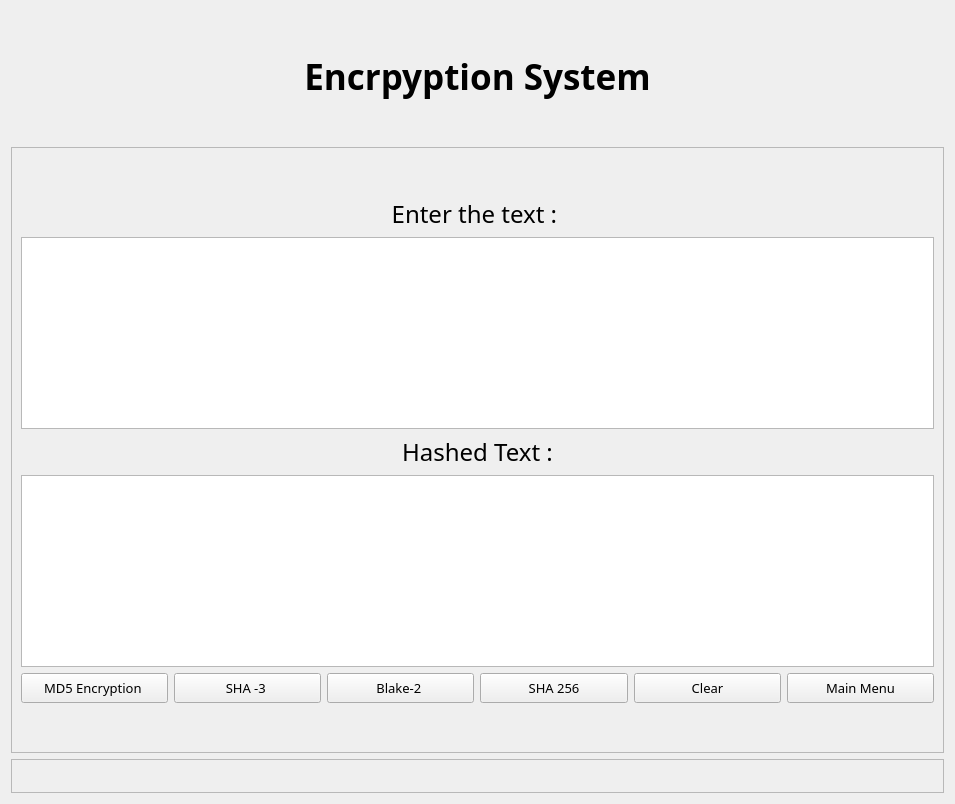
<?xml version="1.0" encoding="UTF-8"?>
<ui version="4.0">
 <class>Form</class>
 <widget class="QWidget" name="Form">
  <property name="geometry">
   <rect>
    <x>0</x>
    <y>0</y>
    <width>955</width>
    <height>804</height>
   </rect>
  </property>
  <property name="windowTitle">
   <string>Form</string>
  </property>
  <layout class="QVBoxLayout" name="verticalLayout_4">
   <item>
    <spacer name="verticalSpacer_5">
     <property name="orientation">
      <enum>Qt::Vertical</enum>
     </property>
     <property name="sizeHint" stdset="0">
      <size>
       <width>20</width>
       <height>25</height>
      </size>
     </property>
    </spacer>
   </item>
   <item>
    <widget class="QLabel" name="Header_Label">
     <property name="font">
      <font>
       <family>Rockwell</family>
       <pointsize>26</pointsize>
       <bold>true</bold>
      </font>
     </property>
     <property name="text">
      <string>Encrpyption System</string>
     </property>
     <property name="alignment">
      <set>Qt::AlignCenter</set>
     </property>
    </widget>
   </item>
   <item>
    <spacer name="verticalSpacer_4">
     <property name="orientation">
      <enum>Qt::Vertical</enum>
     </property>
     <property name="sizeHint" stdset="0">
      <size>
       <width>20</width>
       <height>25</height>
      </size>
     </property>
    </spacer>
   </item>
   <item>
    <widget class="QFrame" name="frame">
     <property name="minimumSize">
      <size>
       <width>150</width>
       <height>0</height>
      </size>
     </property>
     <property name="frameShape">
      <enum>QFrame::StyledPanel</enum>
     </property>
     <property name="frameShadow">
      <enum>QFrame::Raised</enum>
     </property>
     <layout class="QVBoxLayout" name="verticalLayout_3">
      <item>
       <spacer name="verticalSpacer_3">
        <property name="orientation">
         <enum>Qt::Vertical</enum>
        </property>
        <property name="sizeHint" stdset="0">
         <size>
          <width>20</width>
          <height>40</height>
         </size>
        </property>
       </spacer>
      </item>
      <item>
       <layout class="QVBoxLayout" name="verticalLayout">
        <item>
         <widget class="QLabel" name="Encrypt_Label">
          <property name="font">
           <font>
            <family>Rockwell</family>
            <pointsize>18</pointsize>
           </font>
          </property>
          <property name="text">
           <string>Enter the text : </string>
          </property>
          <property name="alignment">
           <set>Qt::AlignCenter</set>
          </property>
         </widget>
        </item>
        <item>
         <widget class="QTextEdit" name="Encrypt_Text"/>
        </item>
       </layout>
      </item>
      <item>
       <layout class="QVBoxLayout" name="verticalLayout_2">
        <item>
         <widget class="QLabel" name="label_2">
          <property name="font">
           <font>
            <family>Rockwell</family>
            <pointsize>18</pointsize>
           </font>
          </property>
          <property name="text">
           <string>Hashed Text :</string>
          </property>
          <property name="alignment">
           <set>Qt::AlignCenter</set>
          </property>
         </widget>
        </item>
        <item>
         <widget class="QTextEdit" name="Hash_Text"/>
        </item>
       </layout>
      </item>
      <item>
       <layout class="QHBoxLayout" name="horizontalLayout">
        <item>
         <widget class="QPushButton" name="MD5_Encrypt">
          <property name="minimumSize">
           <size>
            <width>120</width>
            <height>30</height>
           </size>
          </property>
          <property name="font">
           <font>
            <family>Rockwell</family>
            <pointsize>10</pointsize>
           </font>
          </property>
          <property name="cursor">
           <cursorShape>PointingHandCursor</cursorShape>
          </property>
          <property name="text">
           <string>MD5 Encryption </string>
          </property>
         </widget>
        </item>
        <item>
         <widget class="QPushButton" name="SHA_3">
          <property name="minimumSize">
           <size>
            <width>120</width>
            <height>30</height>
           </size>
          </property>
          <property name="font">
           <font>
            <family>Rockwell</family>
            <pointsize>10</pointsize>
           </font>
          </property>
          <property name="cursor">
           <cursorShape>PointingHandCursor</cursorShape>
          </property>
          <property name="text">
           <string>SHA -3 </string>
          </property>
         </widget>
        </item>
        <item>
         <widget class="QPushButton" name="Blake_2">
          <property name="minimumSize">
           <size>
            <width>120</width>
            <height>30</height>
           </size>
          </property>
          <property name="font">
           <font>
            <family>Rockwell</family>
            <pointsize>10</pointsize>
           </font>
          </property>
          <property name="cursor">
           <cursorShape>PointingHandCursor</cursorShape>
          </property>
          <property name="text">
           <string>Blake-2 </string>
          </property>
         </widget>
        </item>
        <item>
         <widget class="QPushButton" name="SHA_256">
          <property name="minimumSize">
           <size>
            <width>120</width>
            <height>30</height>
           </size>
          </property>
          <property name="font">
           <font>
            <family>Rockwell</family>
            <pointsize>10</pointsize>
           </font>
          </property>
          <property name="cursor">
           <cursorShape>PointingHandCursor</cursorShape>
          </property>
          <property name="text">
           <string>SHA 256</string>
          </property>
         </widget>
        </item>
        <item>
         <widget class="QPushButton" name="Btn_Clear">
          <property name="minimumSize">
           <size>
            <width>120</width>
            <height>30</height>
           </size>
          </property>
          <property name="font">
           <font>
            <family>Rockwell</family>
            <pointsize>10</pointsize>
           </font>
          </property>
          <property name="cursor">
           <cursorShape>PointingHandCursor</cursorShape>
          </property>
          <property name="text">
           <string>Clear</string>
          </property>
         </widget>
        </item>
        <item>
         <widget class="QPushButton" name="Btn_MainMenu">
          <property name="minimumSize">
           <size>
            <width>120</width>
            <height>30</height>
           </size>
          </property>
          <property name="font">
           <font>
            <family>Rockwell</family>
            <pointsize>10</pointsize>
           </font>
          </property>
          <property name="cursor">
           <cursorShape>PointingHandCursor</cursorShape>
          </property>
          <property name="text">
           <string>Main Menu</string>
          </property>
         </widget>
        </item>
       </layout>
      </item>
      <item>
       <spacer name="verticalSpacer">
        <property name="orientation">
         <enum>Qt::Vertical</enum>
        </property>
        <property name="sizeHint" stdset="0">
         <size>
          <width>20</width>
          <height>40</height>
         </size>
        </property>
       </spacer>
      </item>
     </layout>
    </widget>
   </item>
   <item>
    <widget class="QFrame" name="frame_2">
     <property name="frameShape">
      <enum>QFrame::StyledPanel</enum>
     </property>
     <property name="frameShadow">
      <enum>QFrame::Raised</enum>
     </property>
     <layout class="QFormLayout" name="formLayout">
      <property name="labelAlignment">
       <set>Qt::AlignCenter</set>
      </property>
      <property name="formAlignment">
       <set>Qt::AlignCenter</set>
      </property>
      <property name="leftMargin">
       <number>200</number>
      </property>
      <item row="1" column="0">
       <widget class="QSplitter" name="splitter">
        <property name="orientation">
         <enum>Qt::Horizontal</enum>
        </property>
       </widget>
      </item>
      <item row="1" column="1">
       <widget class="QLabel" name="Hash_Identify">
        <property name="text">
         <string/>
        </property>
       </widget>
      </item>
     </layout>
    </widget>
   </item>
  </layout>
 </widget>
 <resources/>
 <connections/>
</ui>
